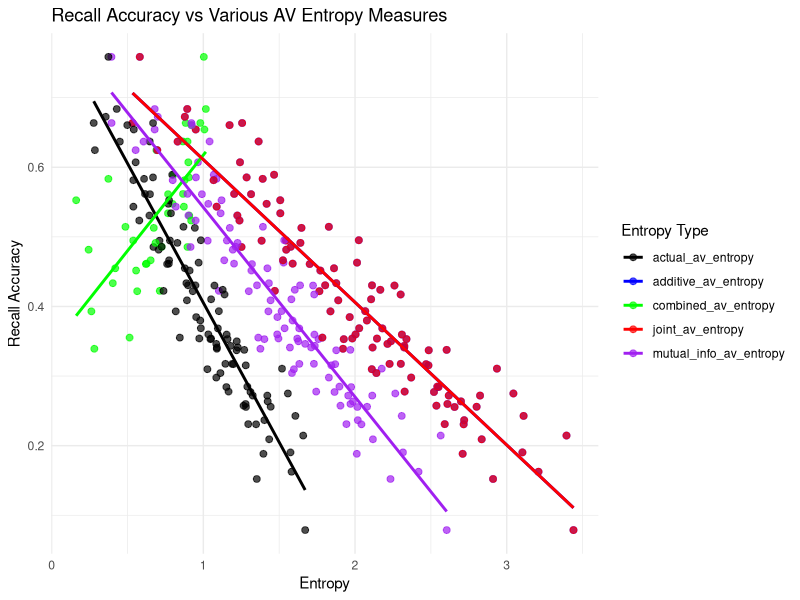

The R script that drew this image:
# This R script aims to provide a basis of entropy integration as a predictor for,
# a cognitive function
# entropy integration formula are provided in the "bi-modal entropy integration" script
# Functions are provided here

# Load necessary libraries
library(dplyr)
library(tidyr)
library(ggplot2)

set.seed(123)  # For reproducibility

# Number of trials/participants
N <- 100

# Simulate entropy levels for audio and visual stimuli
audio_entropy <- rnorm(N, mean = 1, sd = 0.5)  # Entropy values for audio stimuli
visual_entropy <- rnorm(N, mean = 1, sd = 0.5) # Entropy values for visual stimuli

# Simulate recall accuracy (higher entropy might lead to lower accuracy)
recall_accuracy <- 0.8 - 0.2 * audio_entropy - 0.2 * visual_entropy + rnorm(N, mean = 0, sd = 0.05)

# Cap recall accuracy between 0 and 1
recall_accuracy <- pmax(0, pmin(1, recall_accuracy))

# Create a data frame
data <- data.frame(
  audio_entropy = audio_entropy,
  visual_entropy = visual_entropy,
  recall_accuracy = recall_accuracy
)

# Shannon's entropy function
shannon_entropy <- function(p) {
  -sum(p * log2(p + 1e-10))  # Add a small number to avoid log(0)
}

# Function to calculate the combined AV entropy using a square root formula
combined_av_entropy <- function(audio, visual) {
  sqrt((-audio * log2(audio + 1e-10)) + (-visual * log2(visual + 1e-10)))
}

# Function to calculate the additive AV entropy
additive_av_entropy <- function(audio, visual) {
  audio + visual
}

# Function to calculate joint entropy assuming independence
joint_av_entropy <- function(audio, visual) {
  -log2(2^-audio * 2^-visual)
}

# Function to calculate mutual information entropy
mutual_info_av_entropy <- function(audio, visual, actual_av) {
  audio + visual - 0.5 * actual_av
}

# Calculate actual AV entropy (for the purpose of simulation)
actual_av_entropy <- 0.5 * audio_entropy + 0.5 * visual_entropy + rnorm(N, mean = 0, sd = 0.05)

# Compute different entropy values
data <- data %>%
  mutate(
    combined_av_entropy = combined_av_entropy(audio_entropy, visual_entropy),
    additive_av_entropy = additive_av_entropy(audio_entropy, visual_entropy),
    joint_av_entropy = joint_av_entropy(audio_entropy, visual_entropy),
    mutual_info_av_entropy = mutual_info_av_entropy(audio_entropy, visual_entropy, actual_av_entropy),
    actual_av_entropy = actual_av_entropy  # Storing for plotting purposes
  )

# View the data
head(data)

# Regression models for each entropy approach
summary(lm(recall_accuracy ~ audio_entropy + visual_entropy, data = data))  # Basic model
summary(lm(recall_accuracy ~ combined_av_entropy, data = data))             # Combined AV entropy
summary(lm(recall_accuracy ~ additive_av_entropy, data = data))             # Additive AV entropy
summary(lm(recall_accuracy ~ joint_av_entropy, data = data))                # Joint AV entropy
summary(lm(recall_accuracy ~ mutual_info_av_entropy, data = data))          # Mutual Information entropy

# Reshape the data to long format for easier plotting with ggplot2
data_long <- tidyr::pivot_longer(data, cols = c(combined_av_entropy, additive_av_entropy, joint_av_entropy, mutual_info_av_entropy, actual_av_entropy),
                                 names_to = "entropy_type", values_to = "entropy_value")

# Plot the comparison of different entropy calculations
ggplot(data_long, aes(x = entropy_value, y = recall_accuracy, color = entropy_type)) +
  geom_point(size = 2, alpha = 0.7) +  # Scatter plot
  geom_smooth(method = "lm", se = FALSE) +  # Regression lines for each type
  labs(title = "Recall Accuracy vs Various AV Entropy Measures",
       x = "Entropy",
       y = "Recall Accuracy",
       color = "Entropy Type") +
  scale_color_manual(values = c(
    "combined_av_entropy" = "green",
    "additive_av_entropy" = "blue",
    "joint_av_entropy" = "red",
    "mutual_info_av_entropy" = "purple",
    "actual_av_entropy" = "black"
  )) +  # Color mapping for different entropy measures
  theme_minimal()

